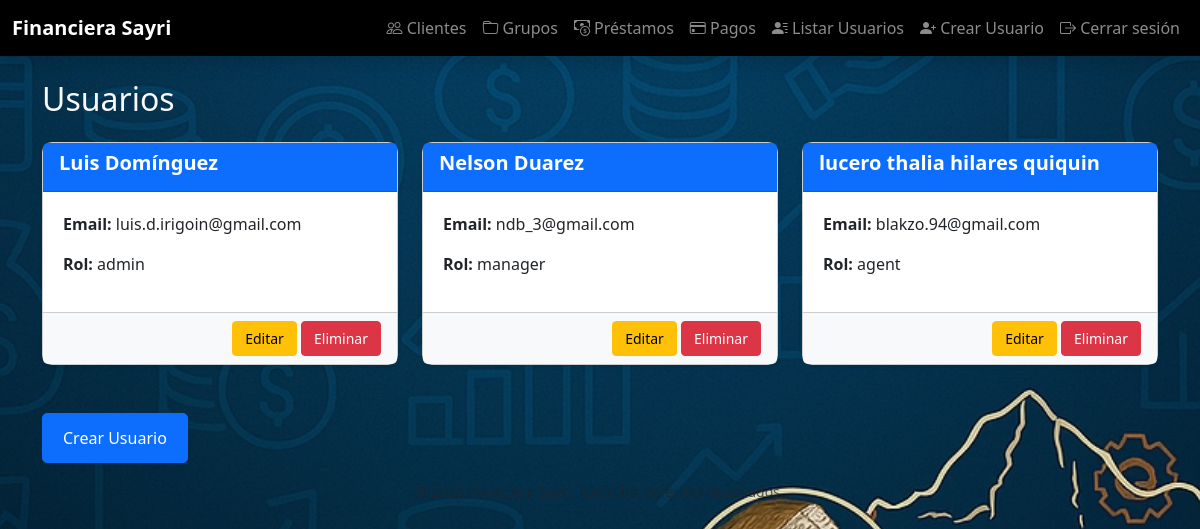
/admin/usuarios (signed in), run on the app's committed database.
### models/usuario.py (models this page shows, shortened)
class Usuario(db.Model, UserMixin):
    __tablename__ = 'usuario'
    id = db.Column(db.Integer, primary_key=True)
    nombre = db.Column(db.String(100), nullable=False)
    apellido = db.Column(db.String(100), nullable=False)
    email = db.Column(db.String(120), unique=True, nullable=False)
    password_hash = db.Column(db.String(256), nullable=False)
    rol_id = db.Column(db.Integer, db.ForeignKey('rol.id'), nullable=False)
    is_active = db.Column(db.Boolean, default=True)  # Agregar el atributo is_active
    rol = db.relationship('Rol', backref=db.backref('usuarios', lazy=True))

### models/rol.py (models this page shows, shortened)
class Rol(db.Model):
    __tablename__ = 'rol'
    id = db.Column(db.Integer, primary_key=True)
    nombre = db.Column(db.String(50), unique=True, nullable=False)

### routes/usuarios.py (the view)
@usuarios_bp.route('/usuarios')
@login_required
def listar_usuarios():
    if current_user.rol.nombre != 'admin':
        abort(403)
    usuarios = Usuario.query.all()
    return render_template('admin/listar_usuarios.html', usuarios=usuarios)

### app.py (called while the page is built)
def create_app():
    app = Flask(__name__)
    app.config.from_object(Config)
    db.init_app(app)
    Migrate(app, db)
    login_manager = LoginManager()
    login_manager.init_app(app)
    login_manager.login_view = "login.login_view"  # Nombre del blueprint y la ruta de login
    @login_manager.user_loader
    def load_user(user_id):
        return db.session.get(Usuario, int(user_id))  # Asegúrate de que estás obteniendo al usuario de la base de datos
    register_routes(app)
    with app.app_context():
        inicializar_roles()
        crear_admin()  # Crea un usuario admin si no existe
    return app

### templates/admin/listar_usuarios.html (shortened to what this page needs)
{% extends "base.html" %}
{% block content %}
<h2 class="mb-4">Usuarios</h2>
<div class="row">
    {% for usuario in usuarios %}
        <div class="col-md-4 mb-4">
            <div class="card shadow-sm">
                <div class="card-header bg-primary text-white">
                    <h5 class="card-title">{{ usuario.nombre }} {{ usuario.apellido }}</h5>
                </div>
                <div class="card-body">
                    <p><strong>Email:</strong> {{ usuario.email }}</p>
                    <p><strong>Rol:</strong> {{ usuario.rol.nombre }}</p>
                </div>
                <div class="card-footer text-end">
                    <a href="{{ url_for('admin.editar_usuario', id=usuario.id) }}" class="btn btn-warning btn-sm">Editar</a>
                    <form action="{{ url_for('admin.eliminar_usuario', id=usuario.id) }}" method="POST" style="display:inline;"
                          onsubmit="return confirm('¿Estás seguro de eliminar este usuario?');">
                        <button type="submit" class="btn btn-danger btn-sm">Eliminar</button>
                    </form>
                </div>
            </div>
        </div>
    {% endfor %}
</div>
<div class="mt-4">
    <a href="{{ url_for('admin.crear_usuario') }}" class="btn btn-primary">Crear Usuario</a>
</div>
{% endblock %}

### templates/base.html (shortened to what this page needs)
<!DOCTYPE html>
<html lang="es">
<head>
    <link href="https://cdn.jsdelivr.net/npm/bootstrap@5.3.2/dist/css/bootstrap.min.css" rel="stylesheet">
    <link rel="stylesheet" href="https://cdn.jsdelivr.net/npm/bootstrap-icons/font/bootstrap-icons.css">
    <link rel="stylesheet" href="{{ url_for('static', filename='styles.css') }}">
</head>
<body class="bg-dark text-light">
    <header class="navbar navbar-expand-lg navbar-dark bg-black shadow">
        <div class="container-fluid">
            <a class="navbar-brand fw-bold" href="/">Financiera Sayri</a>
            <div class="collapse navbar-collapse" id="navbarNav">
                <ul class="navbar-nav ms-auto">
                    <li class="nav-item">
                        <a class="nav-link" href="{{ url_for('clientes.lista_clientes') }}">
                            <i class="bi bi-people"></i> Clientes
                        </a>
                    </li>
                    <li class="nav-item">
                        <a class="nav-link" href="{{ url_for('grupos.lista_grupos') }}">
                            <i class="bi bi-folder"></i> Grupos
                        </a>
                    </li>
                    <li class="nav-item">
                        <a class="nav-link" href="{{ url_for('prestamos_grupales.lista_prestamos_grupales') }}">
                            <i class="bi bi-cash-coin"></i> Préstamos
                        </a>
                    </li>
                    <li class="nav-item">
                        <a class="nav-link" href="{{ url_for('pagos.lista_pagos') }}">
                            <i class="bi bi-credit-card"></i> Pagos
                        </a>
                    </li>
                    {% if current_user.is_authenticated and current_user.rol.nombre == 'admin' %}
                        <li class="nav-item">
                            <a class="nav-link" href="{{ url_for('admin.listar_usuarios') }}">
                                <i class="bi bi-person-lines-fill"></i> Listar Usuarios
                            </a>
                        </li>
                        <li class="nav-item">
                            <a class="nav-link" href="{{ url_for('admin.crear_usuario') }}">
                                <i class="bi bi-person-plus-fill"></i> Crear Usuario
                            </a>
                        </li>
                    {% endif %}
                    {% if current_user.is_authenticated %}
                        <li class="nav-item">
                            <a class="nav-link" href="{{ url_for('login.logout') }}">
                                <i class="bi bi-box-arrow-right"></i> Cerrar sesión
                            </a>
                        </li>
                    {% endif %}
                </ul>
            </div>
        </div>
    </header>
    <main class="container mt-4">
        {% block content %}{% endblock %}
    </main>
    <footer class="text-center text-muted py-3">
        <small>&copy; 2025 Financiera Sayri. Todos los derechos reservados.</small>
    </footer>
</body>
</html>

### static/styles.css (style rules this page uses)
body { background: url('/static/images/fondo.jpg') no-repeat center center fixed; background-size: cover; color: white; }

### templates/admin/listar_usuarios.html (style rules this page uses)
.card { border-radius: 10px; background-color: #f8f9fa; }
.card-header { border-radius: 10px 10px 0 0; background-color: #007bff; color: white; }
.card-footer { background-color: #f8f9fa; border-radius: 0 0 10px 10px; }
.card-body { background-color: #ffffff; padding: 1.25rem; }
.card-title { font-size: 1.25rem; font-weight: bold; }
.btn-sm { padding: 0.375rem 0.75rem; font-size: 0.875rem; }
.mt-4 .btn-primary { padding: 0.75rem 1.25rem; font-size: 1rem; border-radius: 5px; }

### data on the page
Usuario: nombre "Luis", apellido "Domínguez", email "luis.d.irigoin@gmail.com", rol.nombre "admin"
Usuario: nombre "Nelson", apellido "Duarez", email "ndb_3@gmail.com", rol.nombre "manager"
Usuario: nombre "lucero thalia", apellido "hilares quiquin", email "blakzo.94@gmail.com", rol.nombre "agent"
